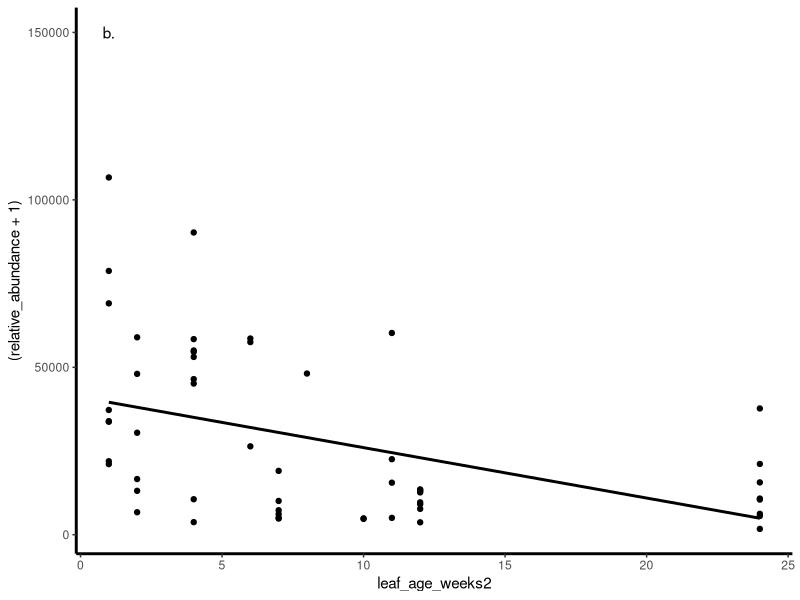

Generate this figure with R: (Note: this script raises an error after producing the figure.)
#title: "FunASV_plots"
#author: "Dr CG"
#date:"1/13/2023"
# taken from:

# Description:
# This script creates figures to identify ASV underlying function:
  # * ASV relative abundances vs function
  # * General patterns of ASV distribution and occurrences

# Libraries

# Libraries
library(ggplot2)
library(dplyr)
library(plyr)
library(reshape2)

# Plot themes
## With legend
Theme=theme_classic(base_size=11, base_family="Helvetica") +
  theme(axis.line = element_line(linewidth = 1, colour = "black", linetype = "solid")) +theme(plot.title = element_text(size = 12))
## Without legends
Theme2=Theme+ theme(legend.position="none") + theme(panel.border=element_rect(fill=NA))

# Load data
ASVtable.fundiv=read.table('input_data/ASVtable_forGLM_FunExp12023-01-04.txt', header=TRUE)
ASVtable.fundiv1=ASVtable.fundiv[,-1]
taxatable=read.table('input_data/taxtable_FunExp12023-01-04.txt', header=TRUE)
ASVslope_sorted=read.table('output_tables/ASVslope_sorted52024-02-21.txt', header=TRUE)

# edit tables
## table with ASVs exclusively
ASVtable=ASVtable.fundiv[,2:1376]
## metadata exclusive
metatable=ASVtable.fundiv[,1377:1394]

# prep table for Fig6c
# from v10:
### Calculate: mean abundance, occurrence and mean functional output per ASV

#presence absence: occurrence
ASVpa=ASVtable
ASVpa[(ASVpa!=0)]=1
ASVpa=data.frame(ASVpa)
ASVpa=sapply(ASVpa, as.numeric)
ASVpa.freq=colSums(ASVpa)/(dim(ASVpa)[1])

#relative abundance
ASVrel.abund=colSums(ASVtable)

### Combine these values into a table

#### Relative abundance vs occupancy.
#To better visualize this relationship:
 # * create a data frame with the relative abundance and the occupancy data
 # * classify the taxa into 3 groups based on their occurrence and abundance
 # * save this table for later use
# data frame with abundance and freq
ASVrel.abund.pa=data.frame(ASVrel.abund, ASVpa.freq)
# highlight frequency taxa
ASVrel.abund.pa$Frequency=ASVrel.abund.pa$ASVpa.freq
ASVrel.abund.pa[which(ASVrel.abund.pa$ASVpa.freq>0.035),3]='Frequent'
ASVrel.abund.pa[which(ASVrel.abund.pa$ASVpa.freq<0.035),3]='Unfrequent'
ASVrel.abund.pa[which(ASVrel.abund.pa$ASVrel.abund>1000000),3]='Most Frequent'
ASVrel.abund.pa$Frequency=factor(ASVrel.abund.pa$Frequency, levels = c('Unfrequent', 'Frequent', 'Most Frequent'))

#### Add the Functional Ratio to the abundance and occupancy
ASVrel.abund.pa.fun=data.frame(ASVrel.abund.pa) #, ASVfunRat) removed funRat because it was a weird metric
ASVrel.abund.pa.fun$ASVcode=rownames(ASVrel.abund.pa.fun)

# Join relative abundance, occurrence and slope classification
ASVrel.abund.pa.fun.sorted=left_join(ASVrel.abund.pa.fun, ASVslope_sorted)
# label the taxa that were not analyzed for slope as 'undetermined' slopes.
ASVrel.abund.pa.fun.sorted[which(is.na(ASVrel.abund.pa.fun.sorted$Slope)),6]='Undetermined'

# Save this table:
#write.table(ASVrel.abund.pa.fun.sorted, file='output_tables/ASVrel.abund.pa.txt', sep='\t')

ASVrel.abund.pa_plot_c=ggplot(ASVrel.abund.pa.fun.sorted, aes(log(ASVrel.abund), ASVpa.freq)) + 
  geom_point(aes(fill=Slope), size=3, shape=21) + Theme +ggtitle('Relationship between ASV occupancy (frequency) and relative abundance') + scale_fill_manual(values=c('black', 'grey', 'white', 'blue')) + ylab('ASV occurrence') + xlab('ASV Relative Abundance')


# prep table for Fig6a and b
# from vXXX:
### Melt the abundance data set into a long format

# Before melting, reduce the dataset to taxa that we were able to relate to function (in scritp v8)
# select the columns that will go into the long format:
# include treatment, leaf age, and taxa that were realted to function
ASVfor_melt=ASVtable.fundiv[,c(which(colnames(ASVtable.fundiv)%in%(ASVslope_sorted$ASVcode)),c(1381,1385,1394))]
# Then use melt to go from the wide table format to the long table format. 
otumelt_fun.div=melt(ASVfor_melt, id.vars = c('TA_treat', 'W_Change', 'leaf_age_weeks2'), value.name='relative_abundance')
length(names(otumelt_fun.div))
names(otumelt_fun.div)[4]="ASVcode" 
head(otumelt_fun.div)

#Clean the tax table to add tax information to the long version of the ASV table with metadata (otumelt)
otumelt2.div=left_join(otumelt_fun.div, taxatable,  by='ASVcode')

# make sure the relative abundance column is numeric
otumelt2.div$relative_abundance=as.numeric(as.character(otumelt2.div$relative_abundance))


#### Generate list of ASVs with taxonomic and abundance data
#Generate a list of unique family names in order of decreasing abundance	 (object: familylist3)
#Also create a table with abundance per family (object: meanlist.fam3).

ASVlist.div=unique(otumelt2.div$ASVcode)	#866 taxa

# calculate means for abundance per taxon
ASVlist_means.div=ddply(otumelt2.div, .(ASVcode), summarize,  Abund=mean(relative_abundance, na.rm=TRUE))
ASVlist_means.div=ASVlist_means.div[order(ASVlist_means.div$Abund, decreasing=TRUE),]
ASVlist2.div=left_join(ASVlist_means.div, taxatable)

#### Do the most abundant taxa increase over time?
otumelt2_ASV1.div=otumelt2.div[which(otumelt2.div$ASVcode=='ASV1'),]
ggplot(otumelt2_ASV1.div, aes(leaf_age_weeks2, (relative_abundance+1))) + 
  geom_point() + geom_smooth(method='lm', se=FALSE, color='black') +
  Theme + annotate('text', x=1, y=150000, label='b.')


#### Are there general trends of taxa over time?
ggplot(otumelt2.div, aes(richness, log(Abundance+1))) + geom_jitter(aes(color=ASVcode), alpha=0.4)  + geom_smooth(method='lm', se=FALSE, color='black') + theme(legend.position='none') + geom_smooth(method='lm', aes(color=ASVcode), se=FALSE)
